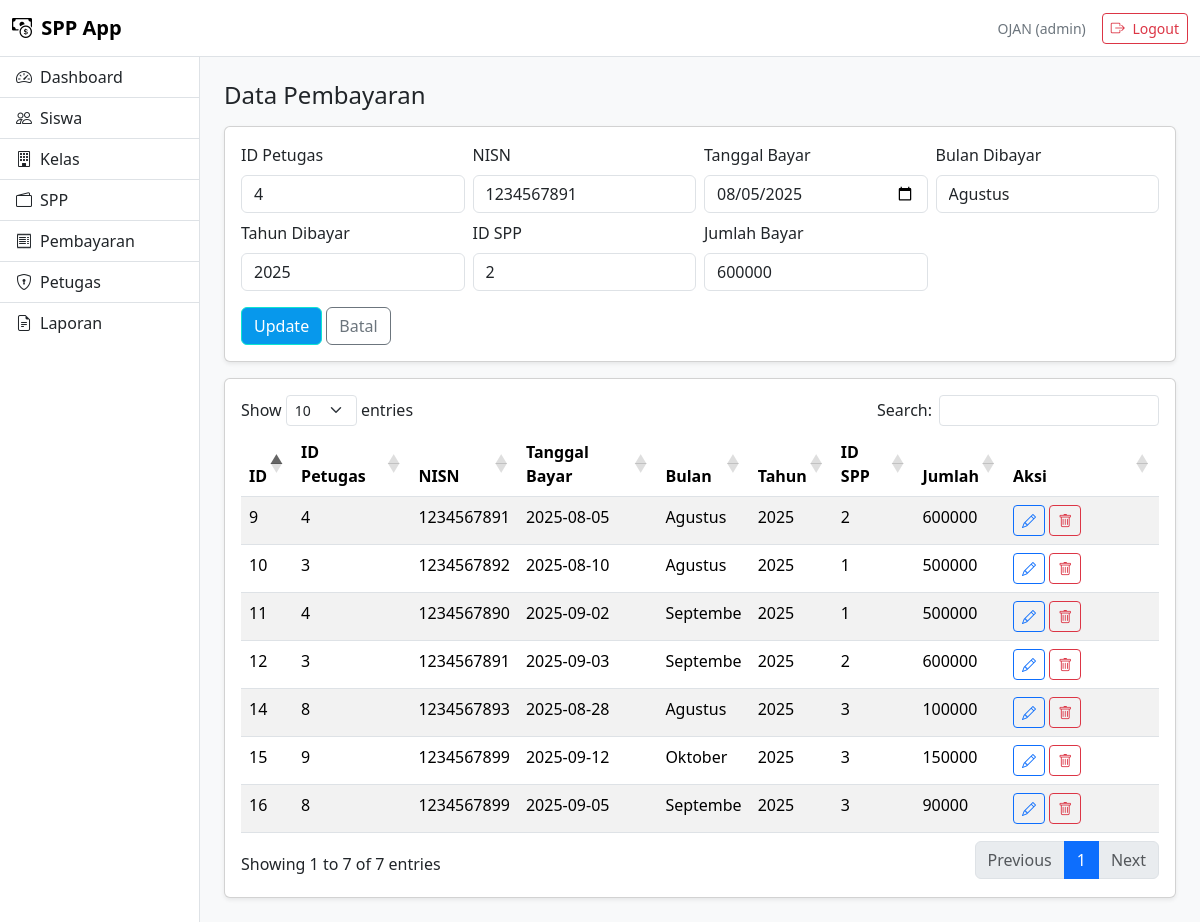
The app's page /index.php?page=pembayaran&edit=9 (signed in) with its own data.
### tables this page shows
CREATE TABLE `pembayaran` (
  `id_pembayaran` int(11) NOT NULL,
  `id_petugas` int(11) DEFAULT NULL,
  `nisn` char(10) DEFAULT NULL,
  `tgl_bayar` date DEFAULT NULL,
  `bulan_dibayar` varchar(8) DEFAULT NULL,
  `tahun_dibayar` varchar(4) DEFAULT NULL,
  `id_spp` int(11) DEFAULT NULL,
  `jumlah_bayar` int(11) DEFAULT NULL
);

### index.php (called while the page is built, shortened)
<?php
include "layouts/head.php";
include "layouts/navbar.php";
include "layouts/sidebar.php";
$page = $_GET['page'] ?? 'dashboard';
include "pages/$page.php";
include "layouts/footer.php";

### pages/pembayaran.php (the view, shortened to what this page needs)
<?php
include __DIR__."/../config/koneksi.php";
if (isset($_GET['edit'])) {
    $id = intval($_GET['edit']);
    $stmt = mysqli_prepare($koneksi, "SELECT id_pembayaran, id_petugas, nisn, tgl_bayar, bulan_dibayar, tahun_dibayar, id_spp, jumlah_bayar FROM pembayaran WHERE id_pembayaran=?");
    mysqli_stmt_bind_param($stmt, 'i', $id);
    mysqli_stmt_execute($stmt);
    $res = mysqli_stmt_get_result($stmt);
    $data_edit = mysqli_fetch_assoc($res);
}
?>
<div class="d-flex justify-content-between align-items-center mb-3">
  <h4 class="mb-0">Data Pembayaran</h4>
</div>
<?php if (isset($_GET['edit'])) { ?>
  <div class="card shadow-sm mb-3">
    <div class="card-body">
      <form method="post">
        <div class="row g-2">
          <div class="col-md-3"><label class="form-label">ID Petugas</label><input type="number" class="form-control" name="id_petugas" value="<?php echo $data_edit['id_petugas']; ?>" required></div>
          <div class="col-md-3"><label class="form-label">NISN</label><input type="text" class="form-control" name="nisn" value="<?php echo $data_edit['nisn']; ?>" required></div>
          <div class="col-md-3"><label class="form-label">Tanggal Bayar</label><input type="date" class="form-control" name="tgl_bayar" value="<?php echo $data_edit['tgl_bayar']; ?>" required></div>
          <div class="col-md-3"><label class="form-label">Bulan Dibayar</label><input type="text" class="form-control" name="bulan" value="<?php echo $data_edit['bulan_dibayar']; ?>" required></div>
          <div class="col-md-3"><label class="form-label">Tahun Dibayar</label><input type="text" class="form-control" name="tahun" value="<?php echo $data_edit['tahun_dibayar']; ?>" required></div>
          <div class="col-md-3"><label class="form-label">ID SPP</label><input type="number" class="form-control" name="id_spp" value="<?php echo $data_edit['id_spp']; ?>" required></div>
          <div class="col-md-3"><label class="form-label">Jumlah Bayar</label><input type="number" class="form-control" name="jumlah" value="<?php echo $data_edit['jumlah_bayar']; ?>" required></div>
        </div>
        <div class="mt-3">
          <button type="submit" name="update" class="btn btn-primary">Update</button>
          <a class="btn btn-outline-secondary" href="/spp_app/index.php?page=pembayaran">Batal</a>
        </div>
      </form>
    </div>
  </div>
<?php } ?>
<div class="card shadow-sm">
  <div class="card-body">
    <table class="table table-striped datatable">
      <thead>
        <tr>
          <th>ID</th>
          <th>ID Petugas</th>
          <th>NISN</th>
          <th>Tanggal Bayar</th>
          <th>Bulan</th>
          <th>Tahun</th>
          <th>ID SPP</th>
          <th>Jumlah</th>
          <th width="120">Aksi</th>
        </tr>
      </thead>
      <tbody>
      <?php
      $q = mysqli_query($koneksi, "SELECT * FROM pembayaran");
      while ($d = mysqli_fetch_assoc($q)):
      ?>
        <tr>
          <td><?= $d['id_pembayaran'] ?></td>
          <td><?= htmlspecialchars($d['id_petugas']) ?></td>
          <td><?= htmlspecialchars($d['nisn']) ?></td>
          <td><?= htmlspecialchars($d['tgl_bayar']) ?></td>
          <td><?= htmlspecialchars($d['bulan_dibayar']) ?></td>
          <td><?= htmlspecialchars($d['tahun_dibayar']) ?></td>
          <td><?= htmlspecialchars($d['id_spp']) ?></td>
          <td><?= htmlspecialchars($d['jumlah_bayar']) ?></td>
          <td>
            <a class="btn btn-sm btn-outline-primary" href="/spp_app/index.php?page=pembayaran&edit=<?= $d['id_pembayaran'] ?>"><i class="bi bi-pencil"></i></a>
            <a class="btn btn-sm btn-outline-danger" href="/spp_app/index.php?page=pembayaran&hapus=<?= $d['id_pembayaran'] ?>" onclick="return confirm('Hapus data ini?')"><i class="bi bi-trash"></i></a>
          </td>
        </tr>
      <?php endwhile; ?>
      </tbody>
    </table>
  </div>
</div>

### assets/css/style.css (style rules this page uses)
.btn-primary { background:#0798ec; border-color:#0ee4d2; }

### records on screen
pembayaran: id_petugas "4", nisn "1234567891", tgl_bayar "08/05/2025", bulan "Agustus", tahun "2025", id_spp "2", jumlah "600000", id_pembayaran "9", tgl_bayar "2025-08-05", bulan_dibayar "Agustus", tahun_dibayar "2025", jumlah_bayar "600000"
pembayaran: id_pembayaran "10", id_petugas "3", nisn "1234567892", tgl_bayar "2025-08-10", bulan_dibayar "Agustus", tahun_dibayar "2025", id_spp "1", jumlah_bayar "500000"
pembayaran: id_pembayaran "11", id_petugas "4", nisn "1234567890", tgl_bayar "2025-09-02", bulan_dibayar "Septembe", tahun_dibayar "2025", id_spp "1", jumlah_bayar "500000"
pembayaran: id_pembayaran "12", id_petugas "3", nisn "1234567891", tgl_bayar "2025-09-03", bulan_dibayar "Septembe", tahun_dibayar "2025", id_spp "2", jumlah_bayar "600000"
pembayaran: id_pembayaran "14", id_petugas "8", nisn "1234567893", tgl_bayar "2025-08-28", bulan_dibayar "Agustus", tahun_dibayar "2025", id_spp "3", jumlah_bayar "100000"
pembayaran: id_pembayaran "15", id_petugas "9", nisn "1234567899", tgl_bayar "2025-09-12", bulan_dibayar "Oktober", tahun_dibayar "2025", id_spp "3", jumlah_bayar "150000"
pembayaran: id_pembayaran "16", id_petugas "8", nisn "1234567899", tgl_bayar "2025-09-05", bulan_dibayar "Septembe", tahun_dibayar "2025", id_spp "3", jumlah_bayar "90000"

### other values on screen
$_SESSION['nama_petugas'] "OJAN"
$_SESSION['level'] "admin"
